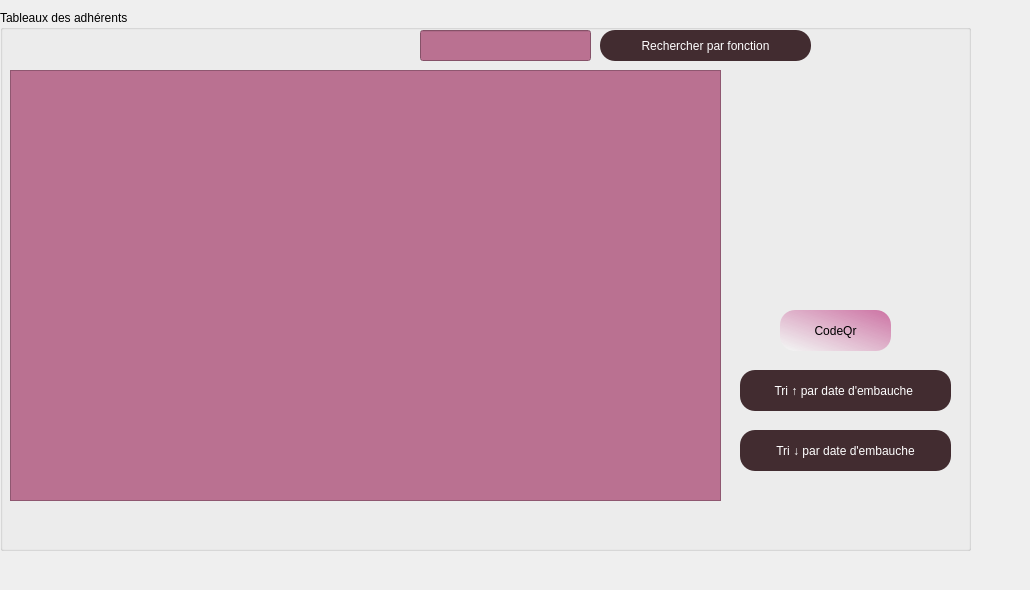
      <widget class="QWidget" name="Liste">
       <attribute name="title">
        <string>Liste</string>
       </attribute>
       <widget class="QLabel" name="label_11">
        <property name="geometry">
         <rect>
          <x>0</x>
          <y>-30</y>
          <width>1021</width>
          <height>581</height>
         </rect>
        </property>
        <property name="minimumSize">
         <size>
          <width>991</width>
          <height>551</height>
         </size>
        </property>
        <property name="text">
         <string/>
        </property>
        <property name="pixmap">
         <pixmap>../other(img)/Teal And Brown Illustrated World Charity Day Poster.png</pixmap>
        </property>
       </widget>
       <widget class="QGroupBox" name="groupBox_9">
        <property name="geometry">
         <rect>
          <x>0</x>
          <y>10</y>
          <width>971</width>
          <height>541</height>
         </rect>
        </property>
        <property name="styleSheet">
         <string notr="true">font: 12pt &quot;Times New Roman&quot;;</string>
        </property>
        <property name="title">
         <string>Tableaux des adhérents</string>
        </property>
        <widget class="QTableView" name="tableView_2">
         <property name="geometry">
          <rect>
           <x>10</x>
           <y>60</y>
           <width>711</width>
           <height>431</height>
          </rect>
         </property>
         <property name="styleSheet">
          <string notr="true">*{background :#ba7191;
font: 12pt &quot;Times New Roman&quot;;
}
</string>
         </property>
        </widget>
        <widget class="QPushButton" name="pushButton_14">
         <property name="geometry">
          <rect>
           <x>740</x>
           <y>360</y>
           <width>211</width>
           <height>41</height>
          </rect>
         </property>
         <property name="styleSheet">
          <string notr="true">#pushButton_14
{
font: 12pt &quot;Times New Roman&quot;;
background:#422c30;
color:white;
border-radius:15px;
}
#pushButton_14::hover
{
font: 12pt &quot;Times New Roman&quot;;
background:brown;
color:white;
border-radius:15px;
}</string>
         </property>
         <property name="text">
          <string>Tri ↑ par date d'embauche </string>
         </property>
        </widget>
        <widget class="QPushButton" name="pushButton_15">
         <property name="geometry">
          <rect>
           <x>740</x>
           <y>420</y>
           <width>211</width>
           <height>41</height>
          </rect>
         </property>
         <property name="styleSheet">
          <string notr="true">#pushButton_15
{
font: 12pt &quot;Times New Roman&quot;;
background:#422c30;
color:white;
border-radius:15px;
}
#pushButton_15::hover
{
font: 12pt &quot;Times New Roman&quot;;
background:brown;
color:white;
border-radius:15px;
}</string>
         </property>
         <property name="text">
          <string>Tri ↓ par date d'embauche</string>
         </property>
        </widget>
        <widget class="QLineEdit" name="lineEdit_23">
         <property name="geometry">
          <rect>
           <x>420</x>
           <y>20</y>
           <width>171</width>
           <height>31</height>
          </rect>
         </property>
         <property name="styleSheet">
          <string notr="true">*{background :#ba7191;
font: 12pt &quot;Times New Roman&quot;;
}
</string>
         </property>
         <property name="text">
          <string/>
         </property>
        </widget>
        <widget class="QPushButton" name="pushButton_8">
         <property name="geometry">
          <rect>
           <x>600</x>
           <y>20</y>
           <width>211</width>
           <height>31</height>
          </rect>
         </property>
         <property name="styleSheet">
          <string notr="true">#pushButton_8
{
font: 12pt &quot;Times New Roman&quot;;
background:#422c30;
color:white;
border-radius:15px;
}
#pushButton_8::hover
{
font: 12pt &quot;Times New Roman&quot;;
background:brown;
color:white;
border-radius:15px;
}</string>
         </property>
         <property name="text">
          <string>Rechercher par fonction</string>
         </property>
        </widget>
        <widget class="QPushButton" name="pushButton_9">
         <property name="geometry">
          <rect>
           <x>780</x>
           <y>300</y>
           <width>111</width>
           <height>41</height>
          </rect>
         </property>
         <property name="styleSheet">
          <string notr="true"> *{ background:qlineargradient(spread:pad, x1:0.058, y1:0.948864, x2:1, y2:0, stop:0 rgba(255, 255, 255, 74), stop:1 rgba(204, 114, 163, 255)); 
	font: 12pt &quot;Times New Roman&quot;;border-radius:15px;
}</string>
         </property>
         <property name="text">
          <string>CodeQr</string>
         </property>
        </widget>
        <widget class="QLabel" name="Qrcode">
         <property name="geometry">
          <rect>
           <x>750</x>
           <y>70</y>
           <width>200</width>
           <height>200</height>
          </rect>
         </property>
         <property name="minimumSize">
          <size>
           <width>200</width>
           <height>200</height>
          </size>
         </property>
         <property name="maximumSize">
          <size>
           <width>200</width>
           <height>200</height>
          </size>
         </property>
         <property name="text">
          <string/>
         </property>
        </widget>
       </widget>
      </widget>
